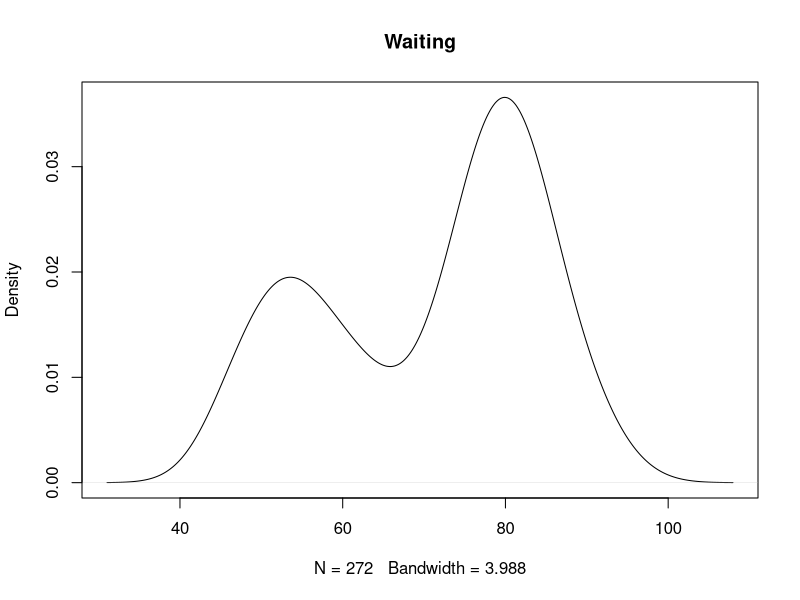

Write R code to recreate this figure.
## ---- chunk 1
library(knitr)
opts_chunk$set(echo = TRUE, message = F)
## ---- chunk 2
f <- faithful
plot(density(f$waiting), main = "Waiting")
## ---- chunk 3
x <- faithful$waiting
# Initialize values
pi1 <- pi2 <- 0.5
mu1 <- 50
mu2 <- 80
sigma1 <- sigma2 <- 5

sum.finite <- function(x) {
  sum(x[is.finite(x)])
}
Q <- 0
Q[2] <- sum.finite(log(pi1)+log(dnorm(x, mu1, sigma1))) + sum.finite(log(pi2)+log(dnorm(x, mu2, sigma2)))
k <- 2

while (abs(Q[k]-Q[k-1])>=1e-6) {
  # E step: Estimate pi1 and pi2 with current value of parameters theta = (mu1, mu2, sigma)
  comp1 <- pi1 * dnorm(x, mu1, sigma1)
  comp2 <- pi2 * dnorm(x, mu2, sigma2)
  comp.sum <- comp1 + comp2
  
  p1 <- comp1/comp.sum
  p2 <- comp2/comp.sum
  
  # M step
  pi1 <- sum.finite(p1) / length(x)
  pi2 <- sum.finite(p2) / length(x)
  
  mu1 <- sum.finite(p1 * x) / sum.finite(p1)
  mu2 <- sum.finite(p2 * x) / sum.finite(p2)
  
  sigma1 <- sqrt(sum.finite(p1 * (x-mu1)^2) / sum.finite(p1))
  sigma2 <- sqrt(sum.finite(p2 * (x-mu2)^2) / sum.finite(p2))
  
  p1 <- pi1 
  p2 <- pi2
  
  k <- k + 1
  Q[k] <- sum(log(comp.sum))
}
## ---- chunk 4
dbb <- function(x, n, a, b){#Beta binomial
    c <- choose(n, x)
    bn <- beta(x+a, n-x+b)
    bd <- beta(a, b)
    y <- c * bn / bd
    return(y);
}


#x <- s36fit[GENE %in% xcig, dp1]
#n <- s36fit[GENE %in% xcig, tot]
#
#pi1 <- 0.9
#pi2 <- 0.1
#alpha <- 4
#beta <- 6
#pi_err <- 0.10
#
#sum.finite <- function(x) {
#  sum(x[is.finite(x)])
#}
#Q <- 0
#Q[2] <- sum.finite(log(pi1)+log(dbb(x, n, a = alpha, b =beta))) + sum.finite(log(pi2)+log(dbinom(x, n, prob = pi_err)))
#k <- 2
#
#while (abs(Q[k]-Q[k-1])>=1e-6) {
#  # E step: Estimate pi1 and pi2 with current value of parameters theta = (mu1, mu2, sigma)
#  comp1 <- pi1 * dbb(x, n, a = alpha, b = beta)
#  comp2 <- pi2 * dbinom(x, n, prob = pi_err)
#  comp.sum <- comp1 + comp2
#  
#  p1 <- comp1/comp.sum
#  p2 <- comp2/comp.sum
#  
#  # M step
#  pi1 <- sum.finite(p1) / length(x)
#  pi2 <- sum.finite(p2) / length(x)
#  
#  mu1 <- sum.finite(p1 * x) / sum.finite(p1)
#  mu2 <- sum.finite(p2 * x) / sum.finite(p2)
#  
#  sigma1 <- sqrt(sum.finite(p1 * (x-mu1)^2) / sum.finite(p1))
#  sigma2 <- sqrt(sum.finite(p2 * (x-mu2)^2) / sum.finite(p2))
#  
#  p1 <- pi1 
#  p2 <- pi2
#  
#  k <- k + 1
#  Q[k] <- sum(log(comp.sum))
#}
